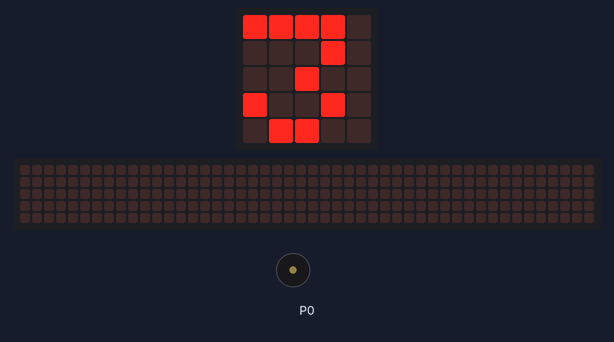
The program below on a simulated BBC micro:bit (MakeCode). Shown: the board's 5×5 LED display, a strip that is not on the board, showing the scrolling text unrolled, buzzer (waves = sounding). The 48×5 strip is a reading aid, not a part: it shows the text the display is scrolling, unrolled, one strip-width of it at a time.

Above: at 0.2 s.
At 2.7 s:
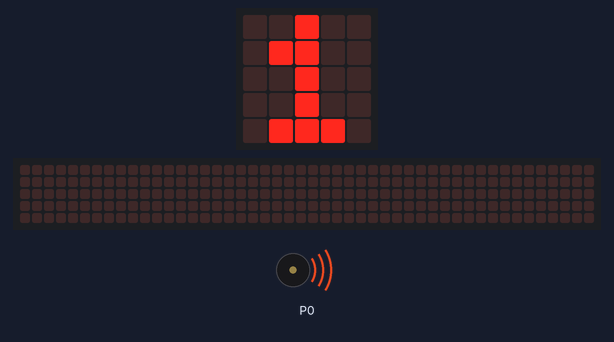
At 3.2 s:
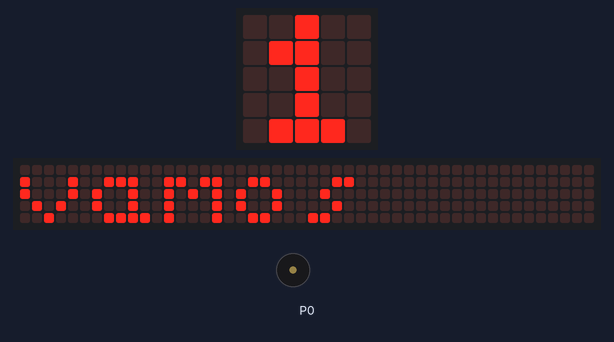
At 8.1 s:
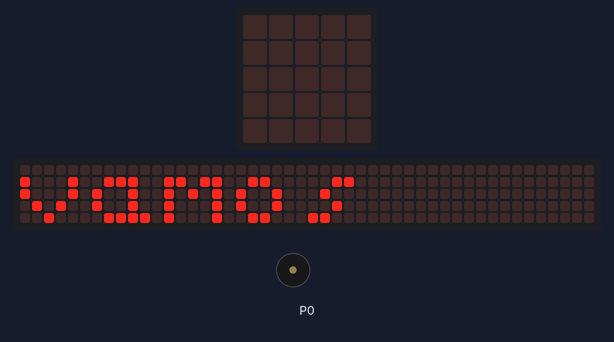
Timing chart, 0 to 9.6 s (numbered marks = the images above):
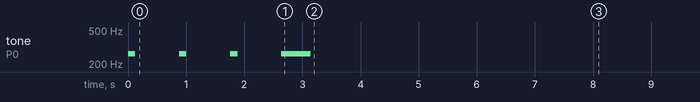

Measured:
- what the display in image 0 shows lasts 0.9 s, from 0.1 s to 1.0 s
- what the display in image 1 shows lasts 1.2 s, from 1.9 s to 3.1 s

The program:

main.ts
```typescript
for (let index = 0; index <= 2; index++) {
    music.playTone(262, music.beat(BeatFraction.Quarter))
    basic.showNumber(3 - index)
}
music.playTone(262, music.beat(BeatFraction.Whole))
basic.showString("vamos")
basic.forever(function () {

})
```

test.ts
```typescript
// aquí va el archivo "tests"; esto no se compilará cuando este paquete se utilice como una extensión.
```
